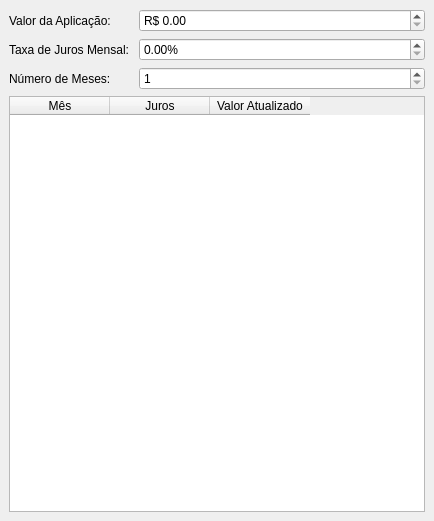
<?xml version="1.0" encoding="UTF-8"?>
<ui version="4.0">
 <class>MainWindow</class>
 <widget class="QMainWindow" name="MainWindow">
  <property name="geometry">
   <rect>
    <x>0</x>
    <y>0</y>
    <width>434</width>
    <height>521</height>
   </rect>
  </property>
  <property name="windowTitle">
   <string>Juros Compostos</string>
  </property>
  <widget class="QWidget" name="centralwidget">
   <layout class="QVBoxLayout" name="verticalLayout">
    <item>
     <layout class="QFormLayout" name="formLayout">
      <property name="horizontalSpacing">
       <number>10</number>
      </property>
      <item row="0" column="0">
       <widget class="QLabel" name="valorAplicacaoLabel">
        <property name="text">
         <string>Valor da Aplicação:</string>
        </property>
       </widget>
      </item>
      <item row="1" column="0">
       <widget class="QLabel" name="taxaJurosLabel">
        <property name="text">
         <string>Taxa de Juros Mensal:</string>
        </property>
       </widget>
      </item>
      <item row="2" column="0">
       <widget class="QLabel" name="mesesLabel">
        <property name="text">
         <string>Número de Meses:</string>
        </property>
       </widget>
      </item>
      <item row="0" column="1">
       <widget class="QDoubleSpinBox" name="valorAplicacaoDoubleSpinBox">
        <property name="prefix">
         <string>R$ </string>
        </property>
        <property name="maximum">
         <double>99999999.989999994635582</double>
        </property>
        <property name="singleStep">
         <double>0.010000000000000</double>
        </property>
       </widget>
      </item>
      <item row="1" column="1">
       <widget class="QDoubleSpinBox" name="taxaJurosDoubleSpinBox">
        <property name="suffix">
         <string>%</string>
        </property>
        <property name="maximum">
         <double>999.990000000000009</double>
        </property>
        <property name="singleStep">
         <double>0.010000000000000</double>
        </property>
       </widget>
      </item>
      <item row="2" column="1">
       <widget class="QSpinBox" name="mesesSpinBox">
        <property name="minimum">
         <number>1</number>
        </property>
       </widget>
      </item>
     </layout>
    </item>
    <item>
     <widget class="QTableWidget" name="valoresTableWidget">
      <property name="editTriggers">
       <set>QAbstractItemView::NoEditTriggers</set>
      </property>
      <property name="selectionMode">
       <enum>QAbstractItemView::SingleSelection</enum>
      </property>
      <property name="selectionBehavior">
       <enum>QAbstractItemView::SelectRows</enum>
      </property>
      <property name="gridStyle">
       <enum>Qt::SolidLine</enum>
      </property>
      <property name="rowCount">
       <number>0</number>
      </property>
      <attribute name="verticalHeaderVisible">
       <bool>false</bool>
      </attribute>
      <column>
       <property name="text">
        <string>Mês</string>
       </property>
       <property name="textAlignment">
        <set>AlignCenter</set>
       </property>
      </column>
      <column>
       <property name="text">
        <string>Juros</string>
       </property>
      </column>
      <column>
       <property name="text">
        <string>Valor Atualizado</string>
       </property>
      </column>
     </widget>
    </item>
   </layout>
  </widget>
 </widget>
 <resources/>
 <connections/>
</ui>
